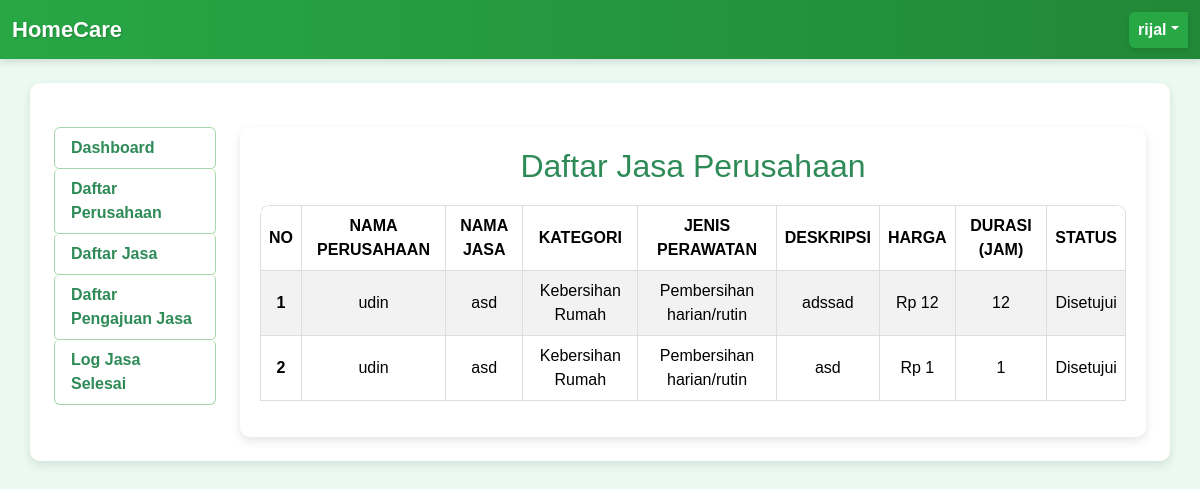
Page /MPPL/admindashboard.php?mn=3 (signed in) on the committed database.
### tables this page shows
CREATE TABLE `jasa` (
  `id` int(11) NOT NULL,
  `companyname` varchar(100) NOT NULL,
  `nama_jasa` varchar(100) NOT NULL,
  `kategori` varchar(100) NOT NULL,
  `jenis` varchar(100) NOT NULL,
  `deskripsi` varchar(100) NOT NULL,
  `harga` int(12) NOT NULL,
  `durasi` varchar(12) NOT NULL,
  `gambar` varchar(100) NOT NULL,
  `status` varchar(100) NOT NULL
);

### MPPL/adminmenu/adminlistjasa.php (the view, shortened to what this page needs)
<?php
include("sql.php");
$query = "SELECT * FROM jasa";
$result = mysqli_query($connect, $query);
?>
<div class="container">
    <h2>Daftar Jasa Perusahaan</h2>
    <div class="table-responsive">
        <table class="table table-striped table-hover">
            <thead>
                <tr>
                    <th scope="col">No</th>
                    <th scope="col">Nama Perusahaan</th>
                    <th scope="col">Nama Jasa</th>
                    <th scope="col">Kategori</th>
                    <th scope="col">Jenis Perawatan</th>
                    <th scope="col">Deskripsi</th>
                    <th scope="col">Harga</th>
                    <th scope="col">Durasi (Jam)</th>
                    <th scope="col">Status</th>
                </tr>
            </thead>
            <tbody>
                <?php
                $no = 1;
                if (mysqli_num_rows($result) > 0) {
                    while ($row = mysqli_fetch_assoc($result)) {
                        echo "<tr>";
                        echo "<th scope='row'>{$no}</th>";
                        echo "<td>" . htmlspecialchars($row['companyname']) . "</td>";
                        echo "<td>" . htmlspecialchars($row['nama_jasa']) . "</td>";
                        echo "<td>" . htmlspecialchars($row['kategori']) . "</td>";
                        echo "<td>" . htmlspecialchars($row['jenis']) . "</td>";
                        echo "<td>" . htmlspecialchars($row['deskripsi']) . "</td>";
                        echo "<td>Rp " . number_format($row['harga'], 0, ',', '.') . "</td>";
                        echo "<td>" . htmlspecialchars($row['durasi']) . "</td>";
                        echo "<td>" . htmlspecialchars($row['status']) . "</td>";
                        echo "</tr>";
                        $no++;
                    }
                } else {
                    echo "<tr>";
                    echo "<td colspan='9' class='text-center'>Tidak ada data jasa yang ditemukan.</td>";
                    echo "</tr>";
                }
                ?>
            </tbody>
        </table>
    </div>
</div>

### MPPL/admindashboard.php (shortened to what this page needs)
<?php
include ("sql.php");
?>
<!DOCTYPE html>
<html lang="en">
<head>
    <link href="https://cdn.jsdelivr.net/npm/bootstrap@5.3.3/dist/css/bootstrap.min.css" rel="stylesheet"
>
    <link rel="stylesheet" href="dashboardpage.css">
    <link rel="stylesheet" href="tablepage.css">
</head>
<body>
    <?php include("navbar.php") ?>
    <div class="container my-4 p-4">
        <div class="row align-items-start">
            <div class="col-2">
                <ul class="list-group">
                    <li class="list-group-item"><a href="admindashboard.php?mn=1">Dashboard</a></li>
                    <li class="list-group-item"><a href="admindashboard.php?mn=2">Daftar Perusahaan</a></li>
                    <li class="list-group-item"><a href="admindashboard.php?mn=3">Daftar Jasa</a></li>
                    <li class="list-group-item"><a href="admindashboard.php?mn=4">Daftar Pengajuan Jasa</a></li>
                    <li class="list-group-item"><a href="admindashboard.php?mn=5">Log Jasa Selesai</a></li>
                </ul>
            </div>
            <div class="col-10">
                <?php
                    $menu = $_GET['mn'];
                    if($menu == 1){
                        include_once ("adminmenu/admindashboardmenu.php");
                    } elseif ($menu == 2) {
                        include_once ("adminmenu/adminlistperusahaan.php");
                    } elseif ($menu == 3) {
                        include_once ("adminmenu/adminlistjasa.php");
                    } elseif ($menu == 4) {
                        include_once ("adminmenu/adminlistmenunggu.php");
                    } elseif ($menu == 5) {
                        include_once ("adminmenu/adminlistorder.php");
                    }
                ?>
            </div>
        </div>
    </div>
</body>
</html>

### MPPL/navbar.php (shortened to what this page needs)
<nav class="navbar navbar-expand-lg navbar-light">
    <div class="container-fluid">
        <a class="navbar-brand" href="index.php">HomeCare</a>
        <div class="btn-group ms-3">
            <button type="button" class="btn btn-primary dropdown-toggle dropdown-toggle-split" data-bs-toggle="dropdown"
                aria-expanded="false" aria-label="User Options">
                <?php echo $_SESSION['name']; ?>
            </button>
        </div>
    </div>
</nav>

### MPPL/dashboardpage.css (style rules this page uses)
body { background-color: #eafaf1; font-family: 'Arial', sans-serif; }
.list-group-item { background-color: #ffffff; border: 1px solid #a5d6a7; border-radius: 5px; font-weight: bold; transition: background-color 0.3s, transform 0.2s; }
.list-group-item a { text-decoration: none; color: #2e8b57; }
.container { background-color: #ffffff; border-radius: 10px; box-shadow: 0 4px 10px rgba(0, 0, 0, 0.1); padding: 20px; }
.btn-primary { background-color: #2e8b57; border: none; font-weight: bold; transition: background-color 0.3s, transform 0.2s; }
.list-group { border: none; }
.row { margin-top: 20px; }
h2 { text-align: center; color: #2e8b57; margin-bottom: 20px; }

### MPPL/tablepage.css (style rules this page uses)
body { background-color: #eafaf1; font-family: 'Arial', sans-serif; }
.container { background-color: #ffffff; border-radius: 10px; box-shadow: 0 4px 10px rgba(0, 0, 0, 0.1); padding: 20px; }
.table-responsive { border-radius: 10px; overflow: hidden; }
.table { background-color: #ffffff; }
.table thead { background-color: #2e8b57; color: #ffffff; text-transform: uppercase; }
th, td { text-align: center; vertical-align: middle; border: 1px solid #ddd; }
h2 { text-align: center; color: #2e8b57; margin-bottom: 20px; }

### MPPL/navbar.php (style rules this page uses)
:root { --primary-color: #28a745; --secondary-color: #218838; --hover-color: #34ce57; --text-color: #ffffff; }
nav { background: linear-gradient(to right, var(--primary-color), var(--secondary-color)); padding: 10px 20px; box-shadow: 0px 4px 6px rgba(0, 0, 0, 0.1); }
nav .navbar-brand { color: var(--text-color); font-weight: bold; font-size: 22px; text-shadow: 1px 1px 2px rgba(0, 0, 0, 0.2); }
.btn-primary { background-color: var(--primary-color); border-color: var(--secondary-color); font-weight: bold; color: var(--text-color); box-shadow: 0px 2px 4px rgba(0, 0, 0, 0.1); }

### rows in the picture
jasa: companyname "udin", nama_jasa "asd", kategori "Kebersihan Rumah", jenis "Pembersihan harian/rutin", deskripsi "adssad", harga "12", durasi "12", status "Disetujui"
jasa: companyname "udin", nama_jasa "asd", kategori "Kebersihan Rumah", jenis "Pembersihan harian/rutin", deskripsi "asd", harga "1", durasi "1", status "Disetujui"

### other values in the picture
$_SESSION['name'] "rijal"
